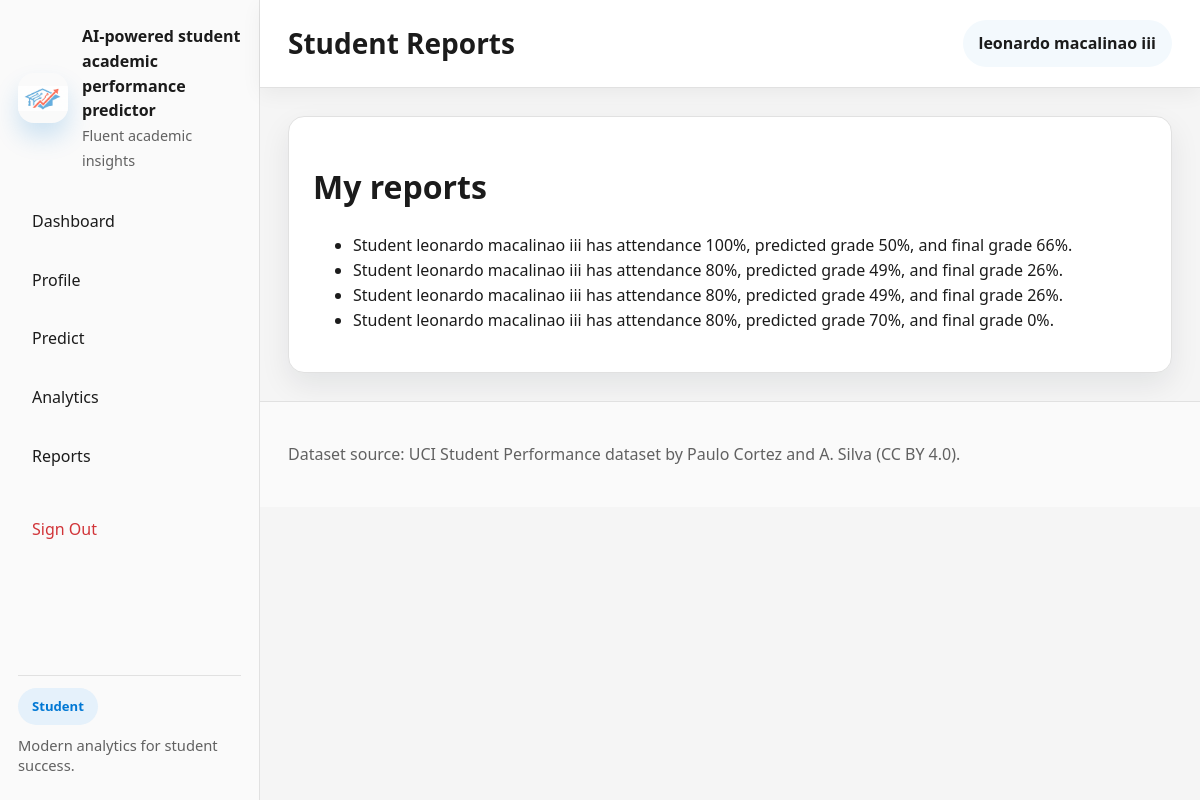
Screenshot of /student/reports.php (signed in) with the database file from the repository.
### tables this page shows
CREATE TABLE `reports` (
  `id` int(11) NOT NULL,
  `student_id` int(11) NOT NULL,
  `generated_by` int(11) NOT NULL,
  `summary` text NOT NULL,
  `created_at` timestamp NOT NULL DEFAULT current_timestamp()
);

### includes/functions.php (called while the page is built, shortened)
<?php
function get_student_by_user_id($userId) {
    $connection = get_db_connection();
    $stmt = $connection->prepare('SELECT * FROM students WHERE user_id = ?');
    $stmt->bind_param('i', $userId);
    $stmt->execute();
    $result = $stmt->get_result();
    return $result->fetch_assoc();
}

### student/reports.php (the view, shortened to what this page needs)
<?php
require_once __DIR__ . '/../includes/header.php';
$user = require_login(['student']);
$connection = get_db_connection();
$student = get_student_by_user_id($user['id']);
$reports = $connection->query('SELECT * FROM reports WHERE student_id = ' . (int) $student['id'] . ' ORDER BY created_at DESC');
?>
<div class="card">
    <h1>My reports</h1>
    <ul>
        <?php while ($row = $reports->fetch_assoc()): ?>
            <li><?php echo htmlspecialchars($row['summary']); ?></li>
        <?php endwhile; ?>
    </ul>
</div>
<?php require_once __DIR__ . '/../includes/footer.php'; ?>

### assets/styles.css (style rules this page uses)
:root { color-scheme: light; font-family: 'Segoe UI Variable', 'Segoe UI', Inter, Arial, sans-serif; font-size: 16px; line-height: 1.55; color: #1B1B1B; background: #F5F5F5; }
* { box-sizing: border-box; }
html { scroll-behavior: smooth; }
body { margin: 0; min-height: 100vh; background: #F5F5F5; }
.card { background: #FFFFFF; border-radius: 16px; padding: 24px; border: 1px solid #E1E1E1; box-shadow: 0 12px 30px rgba(16, 24, 40, 0.08); }

### rows the page displays
reports: summary "Student leonardo macalinao iii has attendance 100%, predicted grade 50%, and final grade 66%."
reports: summary "Student leonardo macalinao iii has attendance 80%, predicted grade 49%, and final grade 26%."
reports: summary "Student leonardo macalinao iii has attendance 80%, predicted grade 49%, and final grade 26%."
reports: summary "Student leonardo macalinao iii has attendance 80%, predicted grade 70%, and final grade 0%."

### other values shown
$user['role'] "Student"
$pageTitle "Student Reports"
$user['full_name'] "leonardo macalinao iii"
